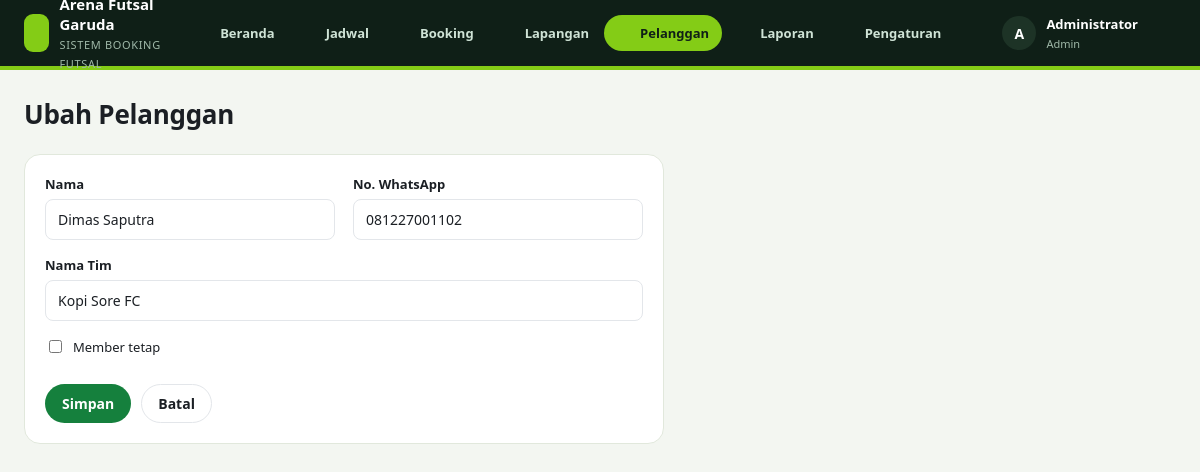
The app's page /index.php?page=pelanggan.form&id=2 (signed in) with its own data.
### tables this page shows
CREATE TABLE pelanggan (
  id INT AUTO_INCREMENT PRIMARY KEY,
  nama VARCHAR(100) NOT NULL,
  telepon VARCHAR(20) NOT NULL UNIQUE,
  nama_tim VARCHAR(100),
  member TINYINT(1) NOT NULL DEFAULT 0,
  created_at TIMESTAMP DEFAULT CURRENT_TIMESTAMP
);

### index.php (called while the page is built, shortened)
<?php
require __DIR__ . '/includes/bootstrap.php';
$routes = [
    'login'           => 'pages/login.php',
    'logout'          => 'pages/logout.php',
    'publik'          => 'pages/publik.php',
    'dashboard'       => 'pages/dashboard.php',
    'jadwal'          => 'pages/jadwal.php',
    'booking'         => 'pages/booking/index.php',
    'booking.baru'    => 'pages/booking/baru.php',
    'booking.bayar'   => 'pages/booking/bayar.php',
    'booking.status'  => 'pages/booking/status.php',
    'booking.struk'   => 'pages/booking/struk.php',
    'lapangan'        => 'pages/lapangan/index.php',
    'lapangan.form'   => 'pages/lapangan/form.php',
    'pelanggan'       => 'pages/pelanggan/index.php',
    'pelanggan.form'  => 'pages/pelanggan/form.php',
    'laporan'         => 'pages/laporan.php',
    'pengaturan'      => 'pages/pengaturan.php',
];
$page = $_GET['page'] ?? 'dashboard';
require __DIR__ . '/' . $routes[$page];

### pages/pelanggan/form.php (the view, shortened to what this page needs)
<?php
$id = (int) ($_GET['id'] ?? 0);
$p = $id ? q('SELECT * FROM pelanggan WHERE id = ?', [$id])->fetch() : null;
$data = $p ?: ['nama' => '', 'telepon' => '', 'nama_tim' => '', 'member' => 0];
require __DIR__ . '/../../includes/header.php';
?>
<form method="post" class="card" style="max-width:640px">
    <div class="card-body">
        <div class="form-grid">
            <div><label>Nama</label><input type="text" name="nama" value="<?= e($data['nama']) ?>" required></div>
            <div><label>No. WhatsApp</label><input type="text" name="telepon" value="<?= e($data['telepon']) ?>" required></div>
            <div class="full"><label>Nama Tim</label><input type="text" name="nama_tim" value="<?= e($data['nama_tim']) ?>"></div>
            <div class="full"><label class="check"><input type="checkbox" name="member" <?= $data['member'] ? 'checked' : '' ?>> Member tetap</label></div>
        </div>
        <div class="form-actions"><button class="btn btn-primary">Simpan</button><a href="<?= url('pelanggan') ?>" class="btn btn-light">Batal</a></div>
    </div>
</form>
<?php require __DIR__ . '/../../includes/footer.php'; ?>

### assets/css/style.css (style rules this page uses)
:root { --bg: #f4f5f7; --surface: #ffffff; --border: #e3e6ea; --text: #1b1f24; --muted: #6b7280; --primary: #15803d; --primary-dark: #116632; --primary-soft: #e3f4e8; --green: #15803d; --green-soft: #e7f6ec; --blue: #1f4fd8; --blue-soft: #e8eefc; --amber: #b45309; --amber-soft: #fdf3e2; --red: #b91c1c; --red-soft: #fdeaea; --gray: #4b5563; --gray-soft: #eef0f2; --sidebar: #0f1f17; --radius: 10px; }
* { box-sizing: border-box; }
body { margin: 0; font-family: -apple-system, "Segoe UI", Roboto, "Helvetica Neue", Arial, sans-serif; font-size: 14px; color: var(--text); background: var(--bg); }
a { color: var(--primary); text-decoration: none; }
.card { background: var(--surface); border: 1px solid var(--border); border-radius: var(--radius); }
.card-body { padding: 20px; }
.btn { display: inline-flex; align-items: center; gap: 8px; padding: 9px 16px; border-radius: 8px; border: 1px solid transparent; font: inherit; font-weight: 600; cursor: pointer; white-space: nowrap; }
.btn-primary { background: var(--primary); color: #fff; }
.btn-light { background: var(--surface); border-color: var(--border); color: var(--text); }
.form-grid { display: grid; grid-template-columns: 1fr 1fr; gap: 16px 18px; }
.form-grid .full { grid-column: 1 / -1; }
label { display: block; font-weight: 600; margin-bottom: 6px; font-size: 13px; }
input[type=text], input[type=number], input[type=date], input[type=password], input[type=search], select, textarea { width: 100%; padding: 10px 12px; border: 1px solid var(--border); border-radius: 8px; font: inherit; background: #fff; color: var(--text); }
.check { display: flex; gap: 8px; align-items: center; font-weight: 500; }
.form-actions { display: flex; gap: 10px; margin-top: 22px; }
body.topnav-layout { background: #f3f6f1; font-family: "Trebuchet MS", "Segoe UI", system-ui, sans-serif; }
.topnav-layout .card { border-radius: 16px; border-color: #e1e8dc; }
.topnav-layout .btn { border-radius: 999px; }

### records on screen
pelanggan: nama "Dimas Saputra", telepon "081227001102", nama_tim "Kopi Sore FC"

### other values on screen
$label "Beranda"
$label "Jadwal"
$label "Booking"
$label "Lapangan"
$label "Pelanggan"
$label "Laporan"
$label "Pengaturan"
substr(user()['nama'], 0, 1) "A"
user()['nama'] "Administrator"
user()['role'] "Admin"
$title "Ubah Pelanggan"
